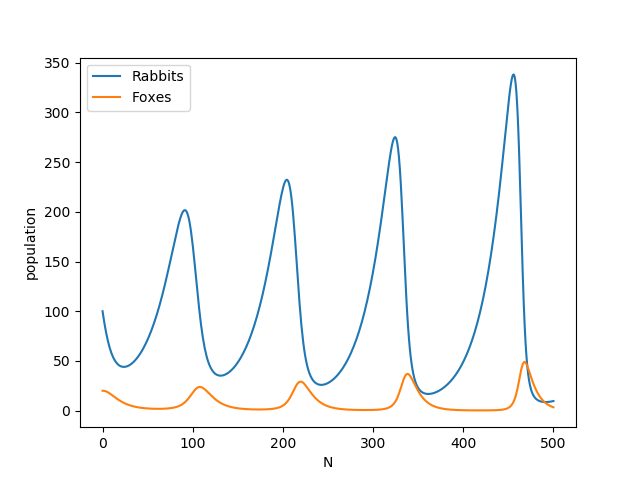

Reproduce this figure in Python.
import numpy as np
import matplotlib.pyplot as plt

F = np.zeros(500)
R = np.zeros(500)

R[0] = 100
F[0] = 20

for i in range(1, 500):
    R[i] = R[i-1] + 0.04*R[i-1] - 0.005*R[i-1]*F[i-1]
    F[i] = F[i-1] + 0.2*0.005*R[i-1]*F[i-1] - 0.1*F[i-1]

x = np.linspace(0, 500, 500)

plt.plot(x, R, label="Rabbits")
plt.plot(x, F, label="Foxes")
plt.xlabel("N")
plt.ylabel("population")
plt.legend()
plt.savefig("lotka_volterra.png")

'''
(base) corybalaton@eduroam-193-157-179-38 Uke 42 %
/Users/corybalaton/opt/anaconda3/bin/python
"/Users/corybalaton/Documents/UiO/IN1900/Uke 42/lotka_volterra.py"
'''
